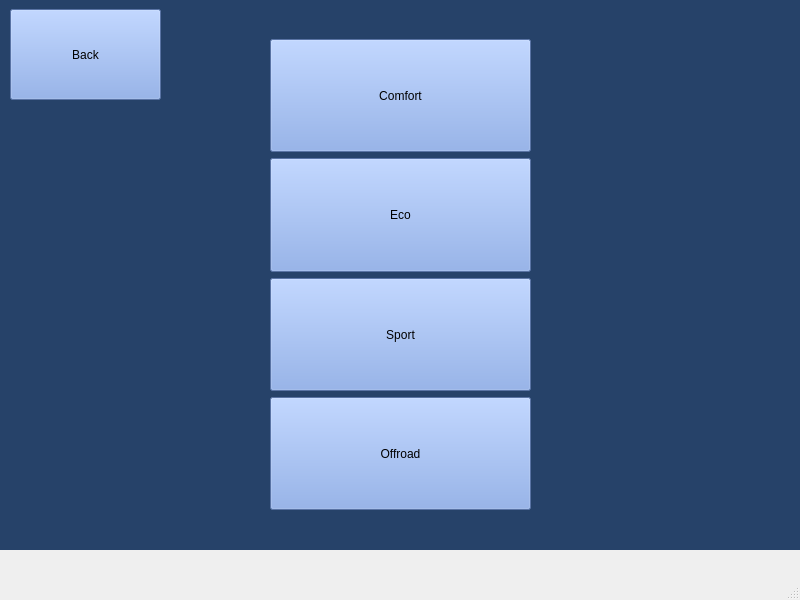
<?xml version="1.0" encoding="UTF-8"?>
<ui version="4.0">
 <class>MainWindow</class>
 <widget class="QMainWindow" name="MainWindow">
  <property name="geometry">
   <rect>
    <x>0</x>
    <y>0</y>
    <width>800</width>
    <height>600</height>
   </rect>
  </property>
  <property name="sizePolicy">
   <sizepolicy hsizetype="Preferred" vsizetype="Preferred">
    <horstretch>0</horstretch>
    <verstretch>0</verstretch>
   </sizepolicy>
  </property>
  <property name="windowTitle">
   <string>MainWindow</string>
  </property>
  <widget class="QWidget" name="centralwidget">
   <widget class="QStackedWidget" name="stackedWidget">
    <property name="geometry">
     <rect>
      <x>0</x>
      <y>-1</y>
      <width>801</width>
      <height>551</height>
     </rect>
    </property>
    <property name="styleSheet">
     <string notr="true">background-color: rgb(38, 66, 105);</string>
    </property>
    <property name="currentIndex">
     <number>5</number>
    </property>
    <widget class="QWidget" name="page_0">
     <widget class="QWidget" name="layoutWidget">
      <property name="geometry">
       <rect>
        <x>20</x>
        <y>20</y>
        <width>761</width>
        <height>251</height>
       </rect>
      </property>
      <layout class="QHBoxLayout" name="horizontalLayout_2">
       <item>
        <widget class="QPushButton" name="ToggleLight">
         <property name="sizePolicy">
          <sizepolicy hsizetype="Minimum" vsizetype="Preferred">
           <horstretch>0</horstretch>
           <verstretch>0</verstretch>
          </sizepolicy>
         </property>
         <property name="styleSheet">
          <string notr="true">background-color: rgb(125, 161, 229);</string>
         </property>
         <property name="text">
          <string>Toggle Lights</string>
         </property>
        </widget>
       </item>
       <item>
        <widget class="QPushButton" name="VolumeButton">
         <property name="sizePolicy">
          <sizepolicy hsizetype="Minimum" vsizetype="Preferred">
           <horstretch>0</horstretch>
           <verstretch>0</verstretch>
          </sizepolicy>
         </property>
         <property name="styleSheet">
          <string notr="true">background-color: rgb(125, 161, 229);</string>
         </property>
         <property name="text">
          <string>Radio Volume</string>
         </property>
        </widget>
       </item>
       <item>
        <widget class="QPushButton" name="AirConButton">
         <property name="sizePolicy">
          <sizepolicy hsizetype="Minimum" vsizetype="Preferred">
           <horstretch>0</horstretch>
           <verstretch>0</verstretch>
          </sizepolicy>
         </property>
         <property name="styleSheet">
          <string notr="true">background-color: rgb(125, 161, 229);</string>
         </property>
         <property name="text">
          <string>Air Conditioning</string>
         </property>
        </widget>
       </item>
      </layout>
     </widget>
     <widget class="QWidget" name="layoutWidget">
      <property name="geometry">
       <rect>
        <x>20</x>
        <y>300</y>
        <width>761</width>
        <height>241</height>
       </rect>
      </property>
      <layout class="QHBoxLayout" name="horizontalLayout_4">
       <item>
        <widget class="QPushButton" name="BrightnessButton">
         <property name="sizePolicy">
          <sizepolicy hsizetype="Minimum" vsizetype="Preferred">
           <horstretch>0</horstretch>
           <verstretch>0</verstretch>
          </sizepolicy>
         </property>
         <property name="styleSheet">
          <string notr="true">background-color: rgb(125, 161, 229);</string>
         </property>
         <property name="text">
          <string>Light Brightness</string>
         </property>
        </widget>
       </item>
       <item>
        <widget class="QPushButton" name="DrivingMode">
         <property name="sizePolicy">
          <sizepolicy hsizetype="Minimum" vsizetype="Preferred">
           <horstretch>0</horstretch>
           <verstretch>0</verstretch>
          </sizepolicy>
         </property>
         <property name="styleSheet">
          <string notr="true">background-color: rgb(125, 161, 229);</string>
         </property>
         <property name="text">
          <string>Driving Mode</string>
         </property>
        </widget>
       </item>
       <item>
        <widget class="QPushButton" name="AboutButton">
         <property name="sizePolicy">
          <sizepolicy hsizetype="Minimum" vsizetype="Preferred">
           <horstretch>0</horstretch>
           <verstretch>0</verstretch>
          </sizepolicy>
         </property>
         <property name="styleSheet">
          <string notr="true">background-color: rgb(125, 161, 229);</string>
         </property>
         <property name="text">
          <string>About</string>
         </property>
        </widget>
       </item>
      </layout>
     </widget>
    </widget>
    <widget class="QWidget" name="page_1">
     <widget class="QWidget" name="layoutWidget_2">
      <property name="geometry">
       <rect>
        <x>290</x>
        <y>230</y>
        <width>231</width>
        <height>80</height>
       </rect>
      </property>
      <layout class="QVBoxLayout" name="verticalLayout">
       <item>
        <widget class="QProgressBar" name="volumeBar">
         <property name="value">
          <number>24</number>
         </property>
        </widget>
       </item>
       <item>
        <widget class="QSlider" name="volumeSlider">
         <property name="orientation">
          <enum>Qt::Horizontal</enum>
         </property>
        </widget>
       </item>
      </layout>
     </widget>
     <widget class="QPushButton" name="BackButtonPg1">
      <property name="geometry">
       <rect>
        <x>0</x>
        <y>0</y>
        <width>221</width>
        <height>91</height>
       </rect>
      </property>
      <property name="styleSheet">
       <string notr="true">background-color: rgb(125, 161, 229);</string>
      </property>
      <property name="text">
       <string>Back</string>
      </property>
     </widget>
     <widget class="QLabel" name="label_6">
      <property name="geometry">
       <rect>
        <x>370</x>
        <y>175</y>
        <width>141</width>
        <height>41</height>
       </rect>
      </property>
      <property name="text">
       <string>Volume</string>
      </property>
     </widget>
    </widget>
    <widget class="QWidget" name="page_3">
     <widget class="QPushButton" name="BackButtonPg2">
      <property name="geometry">
       <rect>
        <x>30</x>
        <y>20</y>
        <width>161</width>
        <height>91</height>
       </rect>
      </property>
      <property name="styleSheet">
       <string notr="true">background-color: rgb(125, 161, 229);</string>
      </property>
      <property name="text">
       <string>Back</string>
      </property>
     </widget>
     <widget class="QWidget" name="layoutWidget">
      <property name="geometry">
       <rect>
        <x>270</x>
        <y>80</y>
        <width>221</width>
        <height>411</height>
       </rect>
      </property>
      <layout class="QVBoxLayout" name="verticalLayout_2">
       <item>
        <widget class="QPushButton" name="FCLight">
         <property name="sizePolicy">
          <sizepolicy hsizetype="Minimum" vsizetype="Preferred">
           <horstretch>0</horstretch>
           <verstretch>0</verstretch>
          </sizepolicy>
         </property>
         <property name="styleSheet">
          <string notr="true">background-color: rgb(125, 161, 229);</string>
         </property>
         <property name="text">
          <string>Front Center Light: Off</string>
         </property>
        </widget>
       </item>
       <item>
        <widget class="QPushButton" name="FLLight">
         <property name="sizePolicy">
          <sizepolicy hsizetype="Minimum" vsizetype="Preferred">
           <horstretch>0</horstretch>
           <verstretch>0</verstretch>
          </sizepolicy>
         </property>
         <property name="styleSheet">
          <string notr="true">background-color: rgb(125, 161, 229);</string>
         </property>
         <property name="text">
          <string>Front Left Light: Off</string>
         </property>
        </widget>
       </item>
       <item>
        <widget class="QPushButton" name="RLight">
         <property name="sizePolicy">
          <sizepolicy hsizetype="Minimum" vsizetype="Preferred">
           <horstretch>0</horstretch>
           <verstretch>0</verstretch>
          </sizepolicy>
         </property>
         <property name="styleSheet">
          <string notr="true">background-color: rgb(125, 161, 229);</string>
         </property>
         <property name="text">
          <string>Rear Light: Off</string>
         </property>
        </widget>
       </item>
       <item>
        <widget class="QPushButton" name="FRLight">
         <property name="sizePolicy">
          <sizepolicy hsizetype="Minimum" vsizetype="Preferred">
           <horstretch>0</horstretch>
           <verstretch>0</verstretch>
          </sizepolicy>
         </property>
         <property name="styleSheet">
          <string notr="true">background-color: rgb(125, 161, 229);</string>
         </property>
         <property name="text">
          <string>Front Right Light: Off</string>
         </property>
        </widget>
       </item>
       <item>
        <widget class="QPushButton" name="Hazards">
         <property name="sizePolicy">
          <sizepolicy hsizetype="Minimum" vsizetype="Preferred">
           <horstretch>0</horstretch>
           <verstretch>0</verstretch>
          </sizepolicy>
         </property>
         <property name="autoFillBackground">
          <bool>false</bool>
         </property>
         <property name="styleSheet">
          <string notr="true">background-color: rgb(125, 161, 229);</string>
         </property>
         <property name="text">
          <string>Hazards: Off</string>
         </property>
        </widget>
       </item>
       <item>
        <widget class="QPushButton" name="Headlights">
         <property name="sizePolicy">
          <sizepolicy hsizetype="Minimum" vsizetype="Preferred">
           <horstretch>0</horstretch>
           <verstretch>0</verstretch>
          </sizepolicy>
         </property>
         <property name="styleSheet">
          <string notr="true">background-color: rgb(125, 161, 229);</string>
         </property>
         <property name="text">
          <string>Headlights: Off</string>
         </property>
        </widget>
       </item>
      </layout>
     </widget>
    </widget>
    <widget class="QWidget" name="page_4">
     <widget class="QSlider" name="driverSlider">
      <property name="geometry">
       <rect>
        <x>130</x>
        <y>200</y>
        <width>22</width>
        <height>160</height>
       </rect>
      </property>
      <property name="orientation">
       <enum>Qt::Vertical</enum>
      </property>
     </widget>
     <widget class="QSlider" name="FPassengerSlider">
      <property name="geometry">
       <rect>
        <x>640</x>
        <y>200</y>
        <width>22</width>
        <height>160</height>
       </rect>
      </property>
      <property name="orientation">
       <enum>Qt::Vertical</enum>
      </property>
     </widget>
     <widget class="QSlider" name="RLPassengerSlider">
      <property name="geometry">
       <rect>
        <x>130</x>
        <y>370</y>
        <width>22</width>
        <height>160</height>
       </rect>
      </property>
      <property name="orientation">
       <enum>Qt::Vertical</enum>
      </property>
     </widget>
     <widget class="QSlider" name="RRPassengerSlider">
      <property name="geometry">
       <rect>
        <x>640</x>
        <y>370</y>
        <width>22</width>
        <height>160</height>
       </rect>
      </property>
      <property name="orientation">
       <enum>Qt::Vertical</enum>
      </property>
     </widget>
     <widget class="QPushButton" name="BackButtonPg3">
      <property name="geometry">
       <rect>
        <x>0</x>
        <y>310</y>
        <width>121</width>
        <height>81</height>
       </rect>
      </property>
      <property name="styleSheet">
       <string notr="true">background-color: rgb(125, 161, 229);</string>
      </property>
      <property name="text">
       <string>Back</string>
      </property>
     </widget>
     <widget class="QLabel" name="label">
      <property name="geometry">
       <rect>
        <x>20</x>
        <y>220</y>
        <width>91</width>
        <height>41</height>
       </rect>
      </property>
      <property name="text">
       <string>Driver</string>
      </property>
     </widget>
     <widget class="QLabel" name="label_2">
      <property name="geometry">
       <rect>
        <x>680</x>
        <y>220</y>
        <width>111</width>
        <height>41</height>
       </rect>
      </property>
      <property name="text">
       <string>Front Passenger</string>
      </property>
     </widget>
     <widget class="QLabel" name="label_3">
      <property name="geometry">
       <rect>
        <x>680</x>
        <y>440</y>
        <width>111</width>
        <height>41</height>
       </rect>
      </property>
      <property name="text">
       <string>Rear Passenger</string>
      </property>
     </widget>
     <widget class="QLabel" name="label_4">
      <property name="geometry">
       <rect>
        <x>10</x>
        <y>440</y>
        <width>111</width>
        <height>41</height>
       </rect>
      </property>
      <property name="text">
       <string>Rear Passenger</string>
      </property>
     </widget>
     <widget class="QWidget" name="layoutWidget">
      <property name="geometry">
       <rect>
        <x>0</x>
        <y>11</y>
        <width>801</width>
        <height>101</height>
       </rect>
      </property>
      <layout class="QHBoxLayout" name="horizontalLayout">
       <item>
        <widget class="QPushButton" name="FLAc">
         <property name="sizePolicy">
          <sizepolicy hsizetype="Minimum" vsizetype="Preferred">
           <horstretch>0</horstretch>
           <verstretch>0</verstretch>
          </sizepolicy>
         </property>
         <property name="styleSheet">
          <string notr="true">background-color: rgb(125, 161, 229);</string>
         </property>
         <property name="text">
          <string>Driver A/C: Off</string>
         </property>
        </widget>
       </item>
       <item>
        <widget class="QPushButton" name="FRAc">
         <property name="sizePolicy">
          <sizepolicy hsizetype="Minimum" vsizetype="Preferred">
           <horstretch>0</horstretch>
           <verstretch>0</verstretch>
          </sizepolicy>
         </property>
         <property name="styleSheet">
          <string notr="true">background-color: rgb(125, 161, 229);
</string>
         </property>
         <property name="text">
          <string>Front Passenger A/C: Off</string>
         </property>
        </widget>
       </item>
       <item>
        <widget class="QPushButton" name="RLAc">
         <property name="sizePolicy">
          <sizepolicy hsizetype="Minimum" vsizetype="Preferred">
           <horstretch>0</horstretch>
           <verstretch>0</verstretch>
          </sizepolicy>
         </property>
         <property name="styleSheet">
          <string notr="true">background-color: rgb(125, 161, 229);</string>
         </property>
         <property name="text">
          <string>Rear Left Passenger A/C: Off</string>
         </property>
        </widget>
       </item>
       <item>
        <widget class="QPushButton" name="RRAc">
         <property name="sizePolicy">
          <sizepolicy hsizetype="Minimum" vsizetype="Preferred">
           <horstretch>0</horstretch>
           <verstretch>0</verstretch>
          </sizepolicy>
         </property>
         <property name="styleSheet">
          <string notr="true">background-color: rgb(125, 161, 229);</string>
         </property>
         <property name="text">
          <string>Rear Right Passenger A/C: Off</string>
         </property>
        </widget>
       </item>
      </layout>
     </widget>
     <widget class="QWidget" name="layoutWidget">
      <property name="geometry">
       <rect>
        <x>170</x>
        <y>200</y>
        <width>451</width>
        <height>331</height>
       </rect>
      </property>
      <layout class="QGridLayout" name="gridLayout">
       <item row="1" column="1">
        <widget class="QProgressBar" name="RRPassengerBar">
         <property name="value">
          <number>24</number>
         </property>
        </widget>
       </item>
       <item row="0" column="1">
        <widget class="QProgressBar" name="FPassengerBar">
         <property name="value">
          <number>24</number>
         </property>
        </widget>
       </item>
       <item row="1" column="0">
        <widget class="QProgressBar" name="RLPassengerBar">
         <property name="value">
          <number>24</number>
         </property>
        </widget>
       </item>
       <item row="0" column="0">
        <widget class="QProgressBar" name="driverBar">
         <property name="value">
          <number>24</number>
         </property>
        </widget>
       </item>
      </layout>
     </widget>
    </widget>
    <widget class="QWidget" name="page">
     <widget class="QLabel" name="label_5">
      <property name="geometry">
       <rect>
        <x>350</x>
        <y>160</y>
        <width>111</width>
        <height>41</height>
       </rect>
      </property>
      <property name="text">
       <string>Brightness</string>
      </property>
     </widget>
     <widget class="QPushButton" name="BackButtonPg4">
      <property name="geometry">
       <rect>
        <x>0</x>
        <y>10</y>
        <width>121</width>
        <height>81</height>
       </rect>
      </property>
      <property name="styleSheet">
       <string notr="true">background-color: rgb(125, 161, 229);</string>
      </property>
      <property name="text">
       <string>Back</string>
      </property>
     </widget>
     <widget class="QWidget" name="layoutWidget">
      <property name="geometry">
       <rect>
        <x>260</x>
        <y>210</y>
        <width>291</width>
        <height>151</height>
       </rect>
      </property>
      <layout class="QVBoxLayout" name="verticalLayout_4">
       <item>
        <widget class="QProgressBar" name="brightnessBar">
         <property name="value">
          <number>24</number>
         </property>
        </widget>
       </item>
       <item>
        <widget class="QSlider" name="brightnessSlider">
         <property name="orientation">
          <enum>Qt::Horizontal</enum>
         </property>
        </widget>
       </item>
      </layout>
     </widget>
    </widget>
    <widget class="QWidget" name="page_2">
     <widget class="QPushButton" name="BackButtonPg5">
      <property name="geometry">
       <rect>
        <x>10</x>
        <y>10</y>
        <width>151</width>
        <height>91</height>
       </rect>
      </property>
      <property name="styleSheet">
       <string notr="true">background-color: rgb(125, 161, 229);</string>
      </property>
      <property name="text">
       <string>Back</string>
      </property>
     </widget>
     <widget class="QLabel" name="EcoLabel">
      <property name="geometry">
       <rect>
        <x>570</x>
        <y>160</y>
        <width>101</width>
        <height>101</height>
       </rect>
      </property>
      <property name="text">
       <string/>
      </property>
     </widget>
     <widget class="QLabel" name="ComfortLabel">
      <property name="geometry">
       <rect>
        <x>570</x>
        <y>50</y>
        <width>101</width>
        <height>101</height>
       </rect>
      </property>
      <property name="text">
       <string/>
      </property>
     </widget>
     <widget class="QWidget" name="layoutWidget">
      <property name="geometry">
       <rect>
        <x>270</x>
        <y>40</y>
        <width>261</width>
        <height>471</height>
       </rect>
      </property>
      <layout class="QVBoxLayout" name="verticalLayout_3">
       <item>
        <widget class="QPushButton" name="ComfortButton">
         <property name="sizePolicy">
          <sizepolicy hsizetype="Minimum" vsizetype="Preferred">
           <horstretch>0</horstretch>
           <verstretch>0</verstretch>
          </sizepolicy>
         </property>
         <property name="styleSheet">
          <string notr="true">background-color: rgb(125, 161, 229);</string>
         </property>
         <property name="text">
          <string>Comfort</string>
         </property>
        </widget>
       </item>
       <item>
        <widget class="QPushButton" name="EcoButton">
         <property name="sizePolicy">
          <sizepolicy hsizetype="Minimum" vsizetype="Preferred">
           <horstretch>0</horstretch>
           <verstretch>0</verstretch>
          </sizepolicy>
         </property>
         <property name="styleSheet">
          <string notr="true">background-color: rgb(125, 161, 229);</string>
         </property>
         <property name="text">
          <string>Eco</string>
         </property>
        </widget>
       </item>
       <item>
        <widget class="QPushButton" name="SportButton">
         <property name="sizePolicy">
          <sizepolicy hsizetype="Minimum" vsizetype="Preferred">
           <horstretch>0</horstretch>
           <verstretch>0</verstretch>
          </sizepolicy>
         </property>
         <property name="styleSheet">
          <string notr="true">background-color: rgb(125, 161, 229);</string>
         </property>
         <property name="text">
          <string>Sport</string>
         </property>
        </widget>
       </item>
       <item>
        <widget class="QPushButton" name="OffroadButton">
         <property name="sizePolicy">
          <sizepolicy hsizetype="Minimum" vsizetype="Preferred">
           <horstretch>0</horstretch>
           <verstretch>0</verstretch>
          </sizepolicy>
         </property>
         <property name="styleSheet">
          <string notr="true">background-color: rgb(125, 161, 229);</string>
         </property>
         <property name="text">
          <string>Offroad</string>
         </property>
        </widget>
       </item>
      </layout>
     </widget>
     <widget class="QLabel" name="SportLabel">
      <property name="geometry">
       <rect>
        <x>570</x>
        <y>280</y>
        <width>101</width>
        <height>101</height>
       </rect>
      </property>
      <property name="text">
       <string/>
      </property>
     </widget>
     <widget class="QLabel" name="OffroadLabel">
      <property name="geometry">
       <rect>
        <x>570</x>
        <y>400</y>
        <width>101</width>
        <height>101</height>
       </rect>
      </property>
      <property name="text">
       <string/>
      </property>
     </widget>
    </widget>
    <widget class="QWidget" name="page_5">
     <widget class="QPushButton" name="BackButtonPg6">
      <property name="geometry">
       <rect>
        <x>10</x>
        <y>10</y>
        <width>181</width>
        <height>91</height>
       </rect>
      </property>
      <property name="styleSheet">
       <string notr="true">background-color: rgb(125, 161, 229);</string>
      </property>
      <property name="text">
       <string>Back</string>
      </property>
     </widget>
     <widget class="QLabel" name="label_7">
      <property name="geometry">
       <rect>
        <x>240</x>
        <y>40</y>
        <width>321</width>
        <height>31</height>
       </rect>
      </property>
      <property name="text">
       <string>This dashboard has/will have the following features:</string>
      </property>
     </widget>
     <widget class="QWidget" name="layoutWidget">
      <property name="geometry">
       <rect>
        <x>330</x>
        <y>160</y>
        <width>211</width>
        <height>271</height>
       </rect>
      </property>
      <layout class="QVBoxLayout" name="verticalLayout_5">
       <item>
        <widget class="QLabel" name="label_8">
         <property name="text">
          <string>Interior Light Control</string>
         </property>
        </widget>
       </item>
       <item>
        <widget class="QLabel" name="label_9">
         <property name="text">
          <string>Volume Settings</string>
         </property>
        </widget>
       </item>
       <item>
        <widget class="QLabel" name="label_10">
         <property name="text">
          <string>Air Conditioning</string>
         </property>
        </widget>
       </item>
       <item>
        <widget class="QLabel" name="label_11">
         <property name="text">
          <string>Light Brightness</string>
         </property>
        </widget>
       </item>
      </layout>
     </widget>
    </widget>
   </widget>
  </widget>
  <widget class="QMenuBar" name="menubar">
   <property name="geometry">
    <rect>
     <x>0</x>
     <y>0</y>
     <width>800</width>
     <height>22</height>
    </rect>
   </property>
  </widget>
  <widget class="QStatusBar" name="statusbar"/>
 </widget>
 <resources/>
 <connections>
  <connection>
   <sender>driverSlider</sender>
   <signal>sliderMoved(int)</signal>
   <receiver>driverBar</receiver>
   <slot>setValue(int)</slot>
   <hints>
    <hint type="sourcelabel">
     <x>150</x>
     <y>335</y>
    </hint>
    <hint type="destinationlabel">
     <x>212</x>
     <y>326</y>
    </hint>
   </hints>
  </connection>
  <connection>
   <sender>FPassengerSlider</sender>
   <signal>sliderMoved(int)</signal>
   <receiver>FPassengerBar</receiver>
   <slot>setValue(int)</slot>
   <hints>
    <hint type="sourcelabel">
     <x>656</x>
     <y>346</y>
    </hint>
    <hint type="destinationlabel">
     <x>575</x>
     <y>326</y>
    </hint>
   </hints>
  </connection>
  <connection>
   <sender>RLPassengerSlider</sender>
   <signal>sliderMoved(int)</signal>
   <receiver>RLPassengerBar</receiver>
   <slot>setValue(int)</slot>
   <hints>
    <hint type="sourcelabel">
     <x>133</x>
     <y>452</y>
    </hint>
    <hint type="destinationlabel">
     <x>231</x>
     <y>451</y>
    </hint>
   </hints>
  </connection>
  <connection>
   <sender>RRPassengerSlider</sender>
   <signal>sliderMoved(int)</signal>
   <receiver>RRPassengerBar</receiver>
   <slot>setValue(int)</slot>
   <hints>
    <hint type="sourcelabel">
     <x>655</x>
     <y>487</y>
    </hint>
    <hint type="destinationlabel">
     <x>549</x>
     <y>449</y>
    </hint>
   </hints>
  </connection>
  <connection>
   <sender>brightnessSlider</sender>
   <signal>sliderMoved(int)</signal>
   <receiver>brightnessBar</receiver>
   <slot>setValue(int)</slot>
   <hints>
    <hint type="sourcelabel">
     <x>385</x>
     <y>337</y>
    </hint>
    <hint type="destinationlabel">
     <x>390</x>
     <y>271</y>
    </hint>
   </hints>
  </connection>
 </connections>
</ui>
